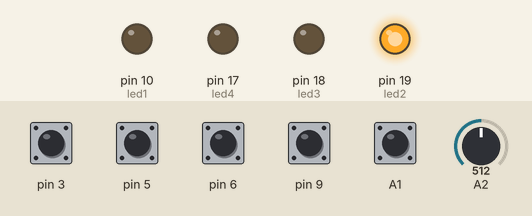
Recording of a sketch running on a simulated Arduino Uno, built with avr-gcc and run on an emulated ATmega328P. On the bench: output pins drawn as LEDs (lit = HIGH). The test bench sets the inputs (shaded band); at power-on: A1, pin 3, pin 5, pin 6, pin 9 HIGH, A2 = 512.

Above: at 1.2 s.
1.3 s: A2 set to 268
2.8 s: A2 set to 245
At 4.0 s:
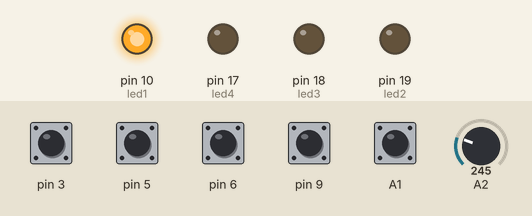
4.3 s: A2 set to 561
At 5.5 s:
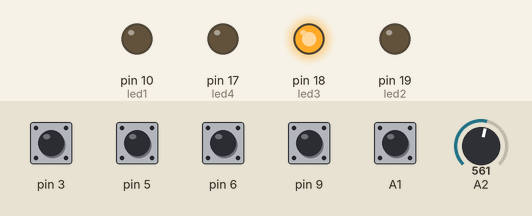
5.8 s: A2 set to 759
7.3 s: A2 set to 786
At 8.1 s:
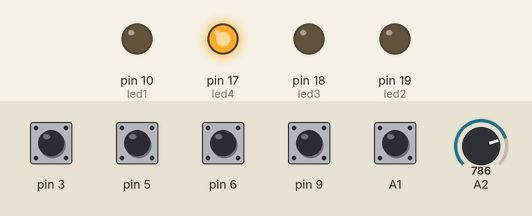
Timing chart, 0 to 10.3 s (numbered marks = the images above; inputs shaded):
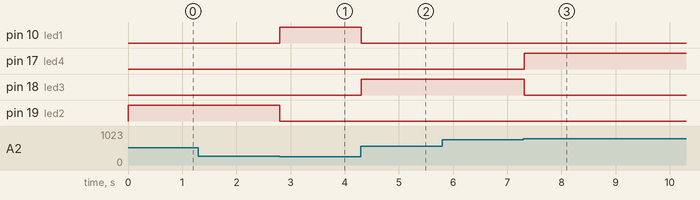

The sketch:

capacitive_sensor_2_distance.ino
```cpp
#include <CapacitiveSensor.h>
CapacitiveSensor   im = CapacitiveSensor(12, A1);

CapacitiveSensor  first = CapacitiveSensor(2, 3);
CapacitiveSensor  second = CapacitiveSensor(4, 5);
CapacitiveSensor  third = CapacitiveSensor(7, 6);
CapacitiveSensor  fourth = CapacitiveSensor(8, 9);

int led1 = 10;
int led2 = 19;
int led3 = 18;
int led4 = 17;

int on = 0x90;
int off = 0x80;

int gv = 0x40; //generic velocity

int pitch1;
int pitch2;
int pitch3;
int pitch4;

boolean currentIm = LOW;
boolean lastIm = LOW;

int currentPot = 0;
int lastPot = 0;

boolean currentState1 = LOW;    //for each sensor
boolean lastState1 = LOW;
boolean currentState2 = LOW;
boolean lastState2 = LOW;
boolean currentState3 = LOW;
boolean lastState3 = LOW;
boolean currentState4 = LOW;
boolean lastState4 = LOW;

void setup() {
  Serial.begin(115200);
  pinMode(10, OUTPUT);
  pinMode(17, OUTPUT);
  pinMode(18, OUTPUT);
  pinMode(19, OUTPUT);
}

void loop() {

  //for the volume pot
//  currentPot = analogRead(0);
// if(currentPot = lastPot);
//  {
//    MIDImessage(176, 1, currentPot/8);
//    lastPot = currentPot;
//  }

  //This is for changing the note types of the four keys
  //This changes an LED so we can know when a change has been made
  if(analogRead(A2) > 767){   //1023 / 4 approx 255 or so, intervals of that.
    digitalWrite(led1, LOW);
    digitalWrite(led2, LOW);
    digitalWrite(led3, LOW);
    digitalWrite(led4, HIGH);
    pitch1 = 48;
    pitch2 = 49;
    pitch3 = 50;
    pitch4 = 51;
  }
  else if(analogRead(A2) > 551){
    digitalWrite(led1, LOW);
    digitalWrite(led2, LOW);
    digitalWrite(led3, HIGH);
    digitalWrite(led4, LOW);
    pitch1 = 44;
    pitch2 = 45;
    pitch3 = 46;
    pitch4 = 47;
  }
  else if(analogRead(A2) > 256){
    digitalWrite(led1, LOW);
    digitalWrite(led2, HIGH);
    digitalWrite(led3, LOW);
    digitalWrite(led4, LOW);
    pitch1 = 40;
    pitch2 = 41;
    pitch3 = 42;
    pitch4 = 43;
  }
  else{
    digitalWrite(led1, HIGH);
    digitalWrite(led2, LOW);
    digitalWrite(led3, LOW);
    digitalWrite(led4, LOW);
    pitch1 = 36;
    pitch2 = 37;
    pitch3 = 38;
    pitch4 = 39;
  }

  if(analogRead(A2) < 5){
    im.reset_CS_AutoCal();
    first.reset_CS_AutoCal();
    second.reset_CS_AutoCal();
    third.reset_CS_AutoCal();
    fourth.reset_CS_AutoCal();
    MIDIButton(0x90, 60, 0x40);
  }

  long valueIm = im.capacitiveSensor(2);

  long valueFirst = first.capacitiveSensor(30);
  long valueSecond = second.capacitiveSensor(30);
  long valueThird = third.capacitiveSensor(30);
  long valueFourth = fourth.capacitiveSensor(30);

  //This is for debugging
  //Serial.print(valueIm); Serial.print("\t");  Serial.print(valueOk); Serial.print("\t \t");  Serial.print(valueFirst); Serial.print("\t");  Serial.print(valueSecond);
  //Serial.print("\t");  Serial.print(valueThird); Serial.print("\t");  Serial.println(valueFourth);

  if(valueIm > 2000){
    currentIm = HIGH;
  }
  else
    currentIm = LOW;

  //to change the off an off states of the booleans---
  if(valueFirst > 70){
    currentState1 = HIGH;
  }
  else
    currentState1 = LOW;

  if(valueSecond > 70){
    currentState2 = HIGH;
  }
  else
    currentState2 = LOW;

  if(valueThird > 70){
    currentState3 = HIGH;
  }
  else
    currentState3 = LOW;

  if(valueFourth > 70){
    currentState4 = HIGH;
  }
  else
    currentState4 = LOW;
  //END-------------------------------------------------
  //im
  if(lastIm == LOW && currentIm == HIGH)
   {
    MIDIButton(on, 55, gv);
    lastIm = HIGH;
   }
   if(currentIm== LOW && lastIm == HIGH)
   {
    MIDIButton(off, 55, gv);
    lastIm = LOW;
   }
  //to send the actual data to hairless midi------------
   if(lastState1 == LOW && currentState1 == HIGH)  //if the pervious state was low and now it's high, send the ON message
   {
    MIDIButton(on, pitch1, gv);
    lastState1 = HIGH;
   }
   if(currentState1 == LOW && lastState1 == HIGH) //if the previous state was high and now it's low, send the OFF message
   {
    MIDIButton(off, pitch1, gv); //right here accidentally made it all for the second state
    lastState1 = LOW;
   }

   if(lastState2 == LOW && currentState2 == HIGH)
   {
    MIDIButton(on, pitch2, gv);
    lastState2 = HIGH;
   }
   if(currentState2 == LOW && lastState2 == HIGH)
   {
    MIDIButton(off, pitch2, gv);
    lastState2 = LOW;
   }

   if(lastState3 == LOW && currentState3 == HIGH)
   {
    MIDIButton(on, pitch3, gv);
    lastState3 = HIGH;
   }
   if(currentState3 == LOW && lastState3 == HIGH)
   {
    MIDIButton(off, pitch3, gv);
    lastState3 = LOW;
   }

   if(lastState4 == LOW && currentState4 == HIGH)
   {
    MIDIButton(on, pitch4, gv);
    lastState4 = HIGH;
   }
   if(currentState4 == LOW && lastState4 == HIGH)
   {
    MIDIButton(off, pitch4, gv);
    lastState4 = LOW;
   }

}
void MIDIButton(int command, int pitch, int velocity)
  {
     Serial.write(command);
     Serial.write(pitch);
     Serial.write(velocity);
  }

void MIDImessage(byte command, byte data1, byte data2) //pass values out through standard Midi Command
{
   Serial.write(command);
   Serial.write(data1);
   Serial.write(data2);
}
```

Measured:
- the behaviour switches between 257 and 256 on A2 (found by bisection; images 0 and 1)
- the behaviour switches between 767 and 768 on A2 (found by bisection; images 2 and 3)
- after the input at 1.3 s, every drawn part: stays the same
- after the input at 2.8 s, pin 10 (led1): LOW → HIGH at once; pin 19 (led2): HIGH → LOW at once
- after the input at 4.3 s, pin 10 (led1): HIGH → LOW at once; pin 18 (led3): LOW → HIGH at once
- after the input at 5.8 s, every drawn part: stays the same
- after the input at 7.3 s, pin 17 (led4): LOW → HIGH at once; pin 18 (led3): HIGH → LOW at once
